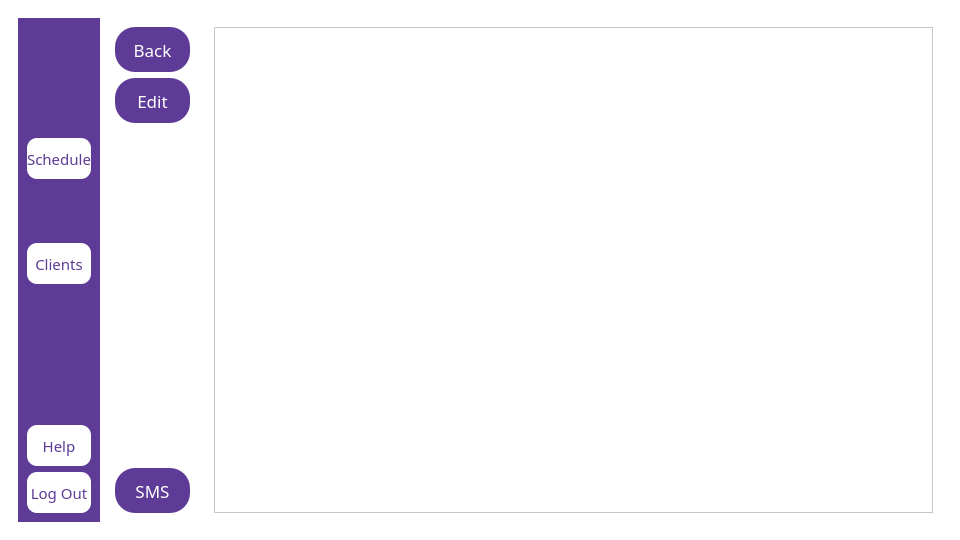
<?xml version="1.0" encoding="UTF-8"?>
<ui version="4.0">
 <class>MainWindow</class>
 <widget class="QMainWindow" name="MainWindow">
  <property name="geometry">
   <rect>
    <x>0</x>
    <y>0</y>
    <width>960</width>
    <height>540</height>
   </rect>
  </property>
  <property name="windowTitle">
   <string>MainWindow</string>
  </property>
  <property name="styleSheet">
   <string notr="true">QMainWindow
{
background:white;
}</string>
  </property>
  <widget class="QWidget" name="centralwidget">
   <property name="styleSheet">
    <string notr="true">QWidget
{
background: white;
}</string>
   </property>
   <layout class="QVBoxLayout" name="verticalLayout">
    <item>
     <widget class="QWidget" name="widget" native="true">
      <layout class="QHBoxLayout" name="horizontalLayout">
       <item>
        <widget class="QWidget" name="widget_2" native="true">
         <property name="sizePolicy">
          <sizepolicy hsizetype="Fixed" vsizetype="Expanding">
           <horstretch>0</horstretch>
           <verstretch>0</verstretch>
          </sizepolicy>
         </property>
         <property name="styleSheet">
          <string notr="true">QWidget
{
background-color:#5e3b96;
}</string>
         </property>
         <layout class="QVBoxLayout" name="verticalLayout_2">
          <item>
           <widget class="QLabel" name="label">
            <property name="sizePolicy">
             <sizepolicy hsizetype="Fixed" vsizetype="Fixed">
              <horstretch>0</horstretch>
              <verstretch>0</verstretch>
             </sizepolicy>
            </property>
            <property name="maximumSize">
             <size>
              <width>121</width>
              <height>41</height>
             </size>
            </property>
            <property name="text">
             <string/>
            </property>
            <property name="pixmap">
             <pixmap>../../softeng-main/logos/logog.jpg</pixmap>
            </property>
            <property name="scaledContents">
             <bool>true</bool>
            </property>
           </widget>
          </item>
          <item>
           <widget class="QWidget" name="widget_5" native="true">
            <layout class="QVBoxLayout" name="verticalLayout_4">
             <property name="spacing">
              <number>0</number>
             </property>
             <property name="leftMargin">
              <number>0</number>
             </property>
             <property name="topMargin">
              <number>0</number>
             </property>
             <property name="rightMargin">
              <number>0</number>
             </property>
             <property name="bottomMargin">
              <number>69</number>
             </property>
             <item>
              <widget class="QPushButton" name="schedule">
               <property name="sizePolicy">
                <sizepolicy hsizetype="Fixed" vsizetype="Fixed">
                 <horstretch>0</horstretch>
                 <verstretch>0</verstretch>
                </sizepolicy>
               </property>
               <property name="maximumSize">
                <size>
                 <width>121</width>
                 <height>41</height>
                </size>
               </property>
               <property name="font">
                <font>
                 <family>Arial Black</family>
                 <pointsize>11</pointsize>
                </font>
               </property>
               <property name="styleSheet">
                <string notr="true">QPushButton
{
background-color:white ;
color:#5e3b96;
 border-radius:10px;
}</string>
               </property>
               <property name="text">
                <string>Schedule</string>
               </property>
              </widget>
             </item>
             <item>
              <widget class="QPushButton" name="clients">
               <property name="sizePolicy">
                <sizepolicy hsizetype="Fixed" vsizetype="Fixed">
                 <horstretch>0</horstretch>
                 <verstretch>0</verstretch>
                </sizepolicy>
               </property>
               <property name="maximumSize">
                <size>
                 <width>121</width>
                 <height>41</height>
                </size>
               </property>
               <property name="font">
                <font>
                 <family>Arial Black</family>
                 <pointsize>11</pointsize>
                </font>
               </property>
               <property name="styleSheet">
                <string notr="true">QPushButton
{
background-color:white ;
color:#5e3b96;
 border-radius:10px;
}</string>
               </property>
               <property name="text">
                <string>Clients</string>
               </property>
              </widget>
             </item>
            </layout>
           </widget>
          </item>
          <item>
           <widget class="QPushButton" name="help">
            <property name="sizePolicy">
             <sizepolicy hsizetype="Fixed" vsizetype="Fixed">
              <horstretch>0</horstretch>
              <verstretch>0</verstretch>
             </sizepolicy>
            </property>
            <property name="maximumSize">
             <size>
              <width>121</width>
              <height>41</height>
             </size>
            </property>
            <property name="font">
             <font>
              <family>Arial Black</family>
              <pointsize>11</pointsize>
             </font>
            </property>
            <property name="styleSheet">
             <string notr="true">QPushButton
{
background-color:white ;
color:#5e3b96;
 border-radius:10px;
}</string>
            </property>
            <property name="text">
             <string>Help</string>
            </property>
           </widget>
          </item>
          <item>
           <widget class="QPushButton" name="logout">
            <property name="sizePolicy">
             <sizepolicy hsizetype="Fixed" vsizetype="Fixed">
              <horstretch>0</horstretch>
              <verstretch>0</verstretch>
             </sizepolicy>
            </property>
            <property name="maximumSize">
             <size>
              <width>121</width>
              <height>41</height>
             </size>
            </property>
            <property name="font">
             <font>
              <family>Arial Black</family>
              <pointsize>11</pointsize>
             </font>
            </property>
            <property name="styleSheet">
             <string notr="true">QPushButton
{
background-color:white ;
color:#5e3b96;
 border-radius:10px;
}</string>
            </property>
            <property name="text">
             <string>Log Out</string>
            </property>
           </widget>
          </item>
         </layout>
        </widget>
       </item>
       <item>
        <widget class="QWidget" name="widget_6" native="true">
         <property name="sizePolicy">
          <sizepolicy hsizetype="Fixed" vsizetype="Preferred">
           <horstretch>0</horstretch>
           <verstretch>0</verstretch>
          </sizepolicy>
         </property>
         <layout class="QVBoxLayout" name="verticalLayout_5">
          <item>
           <widget class="QPushButton" name="back">
            <property name="sizePolicy">
             <sizepolicy hsizetype="Fixed" vsizetype="Fixed">
              <horstretch>0</horstretch>
              <verstretch>0</verstretch>
             </sizepolicy>
            </property>
            <property name="minimumSize">
             <size>
              <width>75</width>
              <height>45</height>
             </size>
            </property>
            <property name="font">
             <font>
              <family>Arial Black</family>
              <pointsize>13</pointsize>
             </font>
            </property>
            <property name="styleSheet">
             <string notr="true">QPushButton
{
background-color: #5e3b96;
color:white;
 border-radius:20px;
}</string>
            </property>
            <property name="text">
             <string>Back</string>
            </property>
           </widget>
          </item>
          <item>
           <widget class="QPushButton" name="edit">
            <property name="sizePolicy">
             <sizepolicy hsizetype="Fixed" vsizetype="Fixed">
              <horstretch>0</horstretch>
              <verstretch>0</verstretch>
             </sizepolicy>
            </property>
            <property name="minimumSize">
             <size>
              <width>75</width>
              <height>45</height>
             </size>
            </property>
            <property name="font">
             <font>
              <family>Arial Black</family>
              <pointsize>13</pointsize>
             </font>
            </property>
            <property name="styleSheet">
             <string notr="true">QPushButton
{
background-color: #5e3b96;
color:white;
 border-radius:20px;
}</string>
            </property>
            <property name="text">
             <string>Edit</string>
            </property>
           </widget>
          </item>
          <item>
           <spacer name="verticalSpacer_2">
            <property name="orientation">
             <enum>Qt::Orientation::Vertical</enum>
            </property>
            <property name="sizeHint" stdset="0">
             <size>
              <width>20</width>
              <height>40</height>
             </size>
            </property>
           </spacer>
          </item>
          <item>
           <widget class="QPushButton" name="pushButton">
            <property name="sizePolicy">
             <sizepolicy hsizetype="Fixed" vsizetype="Fixed">
              <horstretch>0</horstretch>
              <verstretch>0</verstretch>
             </sizepolicy>
            </property>
            <property name="minimumSize">
             <size>
              <width>75</width>
              <height>45</height>
             </size>
            </property>
            <property name="font">
             <font>
              <family>Arial Black</family>
              <pointsize>13</pointsize>
             </font>
            </property>
            <property name="styleSheet">
             <string notr="true">QPushButton
{
background-color: #5e3b96;
color:white;
 border-radius:20px;
}</string>
            </property>
            <property name="text">
             <string>SMS</string>
            </property>
           </widget>
          </item>
         </layout>
        </widget>
       </item>
       <item>
        <widget class="QWidget" name="widget_3" native="true">
         <layout class="QVBoxLayout" name="verticalLayout_3">
          <item>
           <widget class="QTableWidget" name="tableWidget"/>
          </item>
         </layout>
        </widget>
       </item>
      </layout>
     </widget>
    </item>
   </layout>
  </widget>
 </widget>
 <resources/>
 <connections/>
</ui>
